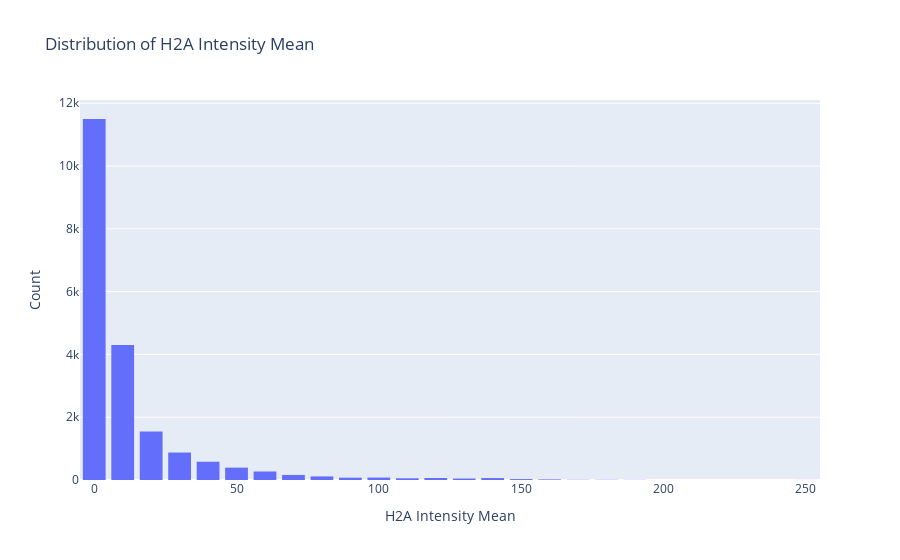

Notebook cell for this chart:
### Code cell
# Create a histogram of cfos_intensity_mean values
fig = px.histogram(final_df, x='h2a_intensity_mean', nbins=50, title='Distribution of H2A Intensity Mean')

# Update layout if necessary
fig.update_layout(
    xaxis_title='H2A Intensity Mean',
    yaxis_title='Count',
    bargap=0.2
)

# Show the plot
fig.show()

### Figure 1 — Plotly figure (JSON) as saved in the notebook; plotly's stock layout.template omitted (floating-point values rounded to 4 significant figures; data arrays with more than 128 entries replaced by an {"elided": "..."} marker saying what was removed)
{"data": [{"alignmentgroup": "True", "bingroup": "x", "hovertemplate": "h2a_intensity_mean=%{x}<br>count=%{y}<extra></extra>", "legendgroup": "", "marker": {"color": "#636efa", "pattern": {"shape": ""}}, "name": "", "nbinsx": 50, "offsetgroup": "", "orientation": "v", "showlegend": false, "type": "histogram", "x": {"elided": "20190 float values"}, "xaxis": "x", "yaxis": "y"}], "layout": {"bargap": 0.2, "barmode": "relative", "legend": {"tracegroupgap": 0}, "title": {"text": "Distribution of H2A Intensity Mean"}, "xaxis": {"anchor": "y", "domain": [0, 1], "title": {"text": "H2A Intensity Mean"}}, "yaxis": {"anchor": "x", "domain": [0, 1], "title": {"text": "Count"}}}}
